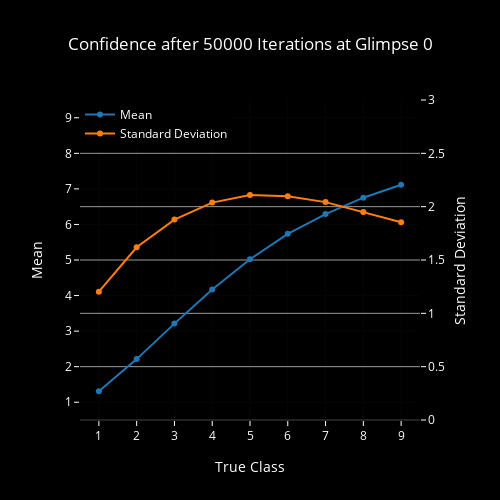
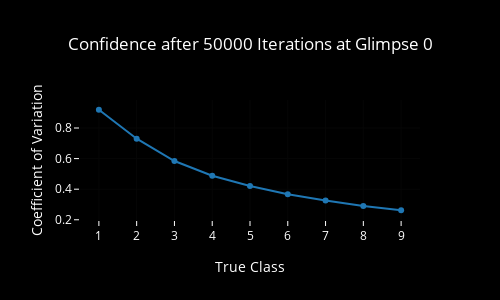
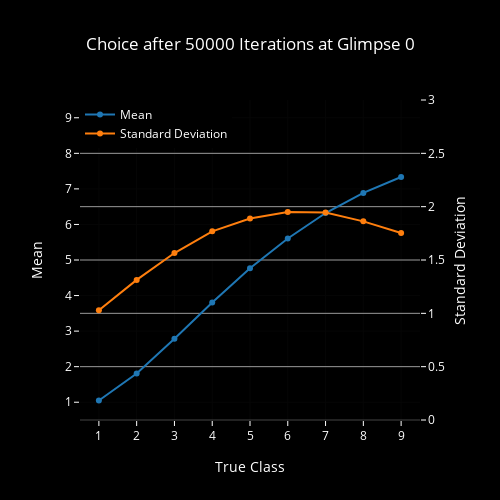
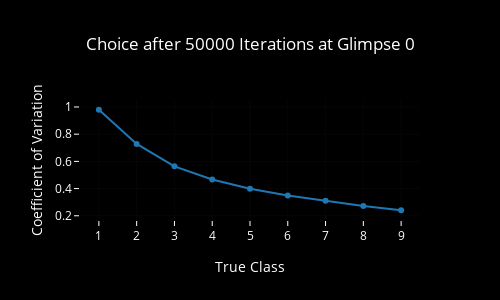

Source (notebook cell) for these figures, in order:
### Code cell
for i, it in enumerate(iter_list):
    for g, glimpse in enumerate(glimpse_list):
        plot_confidence_msdcv(i, it, g, glimpse)
        plot_choice_msdcv(i, it, g, glimpse)

### Figure 1 — Plotly figure (JSON) as saved in the notebook; plotly's stock layout.template omitted (floating-point values rounded to 4 significant figures)
{"data": [{"name": "Mean", "type": "scatter", "x": [1, 2, 3, 4, 5, 6, 7, 8, 9], "y": [1.308, 2.212, 3.211, 4.172, 5.023, 5.735, 6.293, 6.752, 7.115]}, {"name": "Standard Deviation", "type": "scatter", "x": [1, 2, 3, 4, 5, 6, 7, 8, 9], "y": [1.203, 1.619, 1.879, 2.038, 2.109, 2.097, 2.043, 1.951, 1.854], "yaxis": "y2"}], "layout": {"font": {"color": "#FFF"}, "height": 500, "legend": {"x": 0, "y": 1}, "paper_bgcolor": "#000", "plot_bgcolor": "#000", "title": "Confidence after 50000 Iterations at Glimpse 0", "titlefont": {"color": "#FFF"}, "width": 500, "xaxis": {"dtick": 1, "range": [0.5, 9.5], "tickcolor": "#FFF", "title": "True Class"}, "yaxis": {"dtick": 1, "range": [0.5, 9.5], "tickcolor": "#FFF", "title": "Mean"}, "yaxis2": {"gridcolor": "#999", "overlaying": "y", "range": [0, 3], "side": "right", "tickcolor": "#FFF", "title": "Standard Deviation"}}}

### Figure 2 — Plotly figure (JSON) as saved in the notebook; plotly's stock layout.template omitted (floating-point values rounded to 4 significant figures)
{"data": [{"name": "Coefficient of Variation", "type": "scatter", "x": [1, 2, 3, 4, 5, 6, 7, 8, 9], "y": [0.9194, 0.73, 0.5842, 0.4882, 0.4204, 0.3667, 0.3261, 0.2906, 0.2623]}], "layout": {"font": {"color": "#FFF"}, "height": 300, "paper_bgcolor": "#000", "plot_bgcolor": "#000", "title": "Confidence after 50000 Iterations at Glimpse 0", "titlefont": {"color": "#FFF"}, "width": 500, "xaxis": {"dtick": 1, "range": [0.5, 9.5], "tickcolor": "#FFF", "title": "True Class"}, "yaxis": {"showgrid": true, "tickcolor": "#FFF", "title": "Coefficient of Variation"}}}

### Figure 3 — Plotly figure (JSON) as saved in the notebook; plotly's stock layout.template omitted (floating-point values rounded to 4 significant figures)
{"data": [{"name": "Mean", "type": "scatter", "x": [1, 2, 3, 4, 5, 6, 7, 8, 9], "y": [1.049, 1.808, 2.786, 3.803, 4.767, 5.604, 6.321, 6.887, 7.336]}, {"name": "Standard Deviation", "type": "scatter", "x": [1, 2, 3, 4, 5, 6, 7, 8, 9], "y": [1.028, 1.314, 1.565, 1.769, 1.888, 1.951, 1.945, 1.862, 1.753], "yaxis": "y2"}], "layout": {"font": {"color": "#FFF"}, "height": 500, "legend": {"x": 0, "y": 1}, "paper_bgcolor": "#000", "plot_bgcolor": "#000", "title": "Choice after 50000 Iterations at Glimpse 0", "titlefont": {"color": "#FFF"}, "width": 500, "xaxis": {"dtick": 1, "range": [0.5, 9.5], "tickcolor": "#FFF", "title": "True Class"}, "yaxis": {"dtick": 1, "range": [0.5, 9.5], "tickcolor": "#FFF", "title": "Mean"}, "yaxis2": {"gridcolor": "#999", "overlaying": "y", "range": [0, 3], "side": "right", "tickcolor": "#FFF", "title": "Standard Deviation"}}}

### Figure 4 — Plotly figure (JSON) as saved in the notebook; plotly's stock layout.template omitted (floating-point values rounded to 4 significant figures)
{"data": [{"name": "Coefficient of Variation", "type": "scatter", "x": [1, 2, 3, 4, 5, 6, 7, 8, 9], "y": [0.9796, 0.7281, 0.5636, 0.4663, 0.3983, 0.3499, 0.3097, 0.2723, 0.2406]}], "layout": {"font": {"color": "#FFF"}, "height": 300, "paper_bgcolor": "#000", "plot_bgcolor": "#000", "title": "Choice after 50000 Iterations at Glimpse 0", "titlefont": {"color": "#FFF"}, "width": 500, "xaxis": {"dtick": 1, "range": [0.5, 9.5], "tickcolor": "#FFF", "title": "True Class"}, "yaxis": {"showgrid": true, "tickcolor": "#FFF", "title": "Coefficient of Variation"}}}
